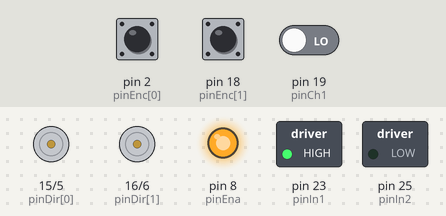
A sketch run on a simulated Arduino Mega 2560, built with avr-gcc and run on an emulated ATmega2560. Parts: direction and speed pins drawn as motors (green arrow = direction pin HIGH = forward, orange = LOW = backward, longer = more drive), switched loads named in the sketch (green lamp = pin HIGH), output pins drawn as LEDs (lit = HIGH). The inputs (shaded band) are chosen by the test bench; at power-on: pin 2 (pinEnc[0]) HIGH, pin 18 (pinEnc[1]) HIGH, pin 19 (pinCh1) LOW. What the sketch prints to the serial monitor is not drawn.

Above: at 1.2 s.
1.3 s: pin 2 (pinEnc[0]) pulsed LOW 5 times (0.12 s each, 0.3 s apart)
At 3.1 s:
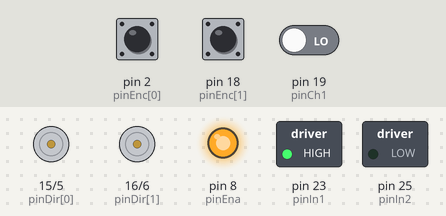
4.3 s: pin 18 (pinEnc[1]) pulsed LOW 2 times (0.12 s each, 0.3 s apart)
At 46.6 s:
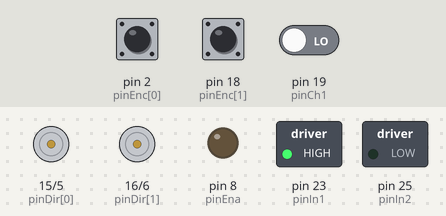
Timing chart, 0 to 47.7 s (numbered marks = the images above; inputs shaded):
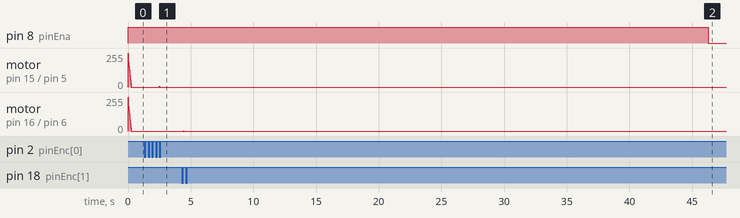

The sketch:

drivetest.ino
```cpp
#include "utils.h"

//int N;
unsigned long prevtime = 0, tot = 0;
int pinCh1 = 19, pinCh2 = 50;
int pinEna = 8;
int pinIn1 = 23, pinIn2 = 25;
int setpoint = 70;
int dead[2] = { -35, 35};

int pinPWM[2] = {5, 6};
int pinEnc[2] = {2, 18};
int pinDir[2] = {15, 16};

motorPololu *mot1;
motorDigikey *mot[2];

void setup() {
  // put your setup code here, to run once:
  Serial.begin(115200);
  motorGen::begin();
  mot1 = new motorPololu(pinCh1, pinCh2, pinEna, pinIn1, pinIn2);
  mot[0] = new motorDigikey(pinEnc[0], pinPWM[0], pinDir[0]);
  mot[1] = new motorDigikey(pinEnc[1], pinPWM[1], pinDir[1]);
  mot1->init();
  mot[0]->init();
  mot[1]->init();
  // Serial.print(mot[0]->pid->u);
  //   Serial.print(" ");
  //   Serial.print(mot[1]->pid->u);
}

void loop() {

  if (millis() - prevtime > 10) {
    mot1->drive(setpoint);
    mot[0]->drive(setpoint);
    // Serial.print(mot[0]->pid->u);
    // Serial.print(" ");
    // Serial.print(mot[1]->pid->u);
    mot[1]->drive(setpoint);

//    Serial.print(mot[0]->pid->u);
//    Serial.print(" ");
//    Serial.print(mot[1]->pid->u);
     Serial.print(mot[0]->speed_motor);
     Serial.print(" ");
     Serial.print(mot[1]->speed_motor);
     Serial.print(" ");
    Serial.println(mot1->speed_motor);
    Serial.print("\n");
    prevtime = millis();
  }
}
```

utils.h
```cpp
#ifndef UTILS_H
#define UTILS_H

// average filter >>>>>>>>>>>>>>>>>>>>>>>>>>>>

template <typename dataStream>
class seqFilter{

  private:
	dataStream *data, tot;
	int idx, N, Nbit;

 public:
	seqFilter(int N, dataStream const &init);
	void refresh(dataStream const &init);
  dataStream getVal();
};

template<typename dataStream>
seqFilter<dataStream>::seqFilter(int _N, dataStream const &init):Nbit(_N){
  N = 1<<_N;
  data = new dataStream[N];
  memset(data, 0, sizeof(dataStream) * N);
  idx = tot = data[0] = 0;
}

template<typename dataStream>
void seqFilter<dataStream>::refresh(dataStream const &init){
  tot += init;
  tot -= data[idx];
  data[idx ++] = init;
  if(idx == N) idx = 0;
}

template<typename dataStream>
dataStream seqFilter<dataStream>::getVal(){
  return tot >> Nbit;
}


// PID control >>>>>>>>>>>>>>>>>>>>>>>>>>>>
class PID{
public:
	//they are floats
	float Kp, Ki, Kd, tmp;
	float ek, ek1, ek2, u;
	//they are integers
	int deadBand[2], range[2], flags;

// public:
	PID(float const &Kp, float const &Ki, float const &Kd, int const &flags = 1, int *deadBand = nullptr, int *range = nullptr){

    this->Kp = Kp;
    this->Ki = Ki;
    this->Kd = Kd;
    // this->dt = dt;
    this->tmp = this->Ki;
    // Serial.print("the range is ");
    // Serial.print(range[0]);
    // Serial.print(" ");
    //Serial.println(range[1]);
    if(deadBand != nullptr){

      this->deadBand[0] = deadBand[0];
      this->deadBand[1] = deadBand[1];
    }
    if(range != nullptr){

      this->range[0] = range[0];
      this->range[1] = range[1];
    }

    this->flags = flags;
    ek1 = ek2 = u = ek = 0;
  }

	void update(float const &setpoint, float const &input, float const &dt, int &res){
    ek2 = ek1;
    ek1 = ek;
    ek = setpoint - input;

    // Serial.print("the error");
    // Serial.print(ek);
    // Serial.print(", ");

    u += Kp * (ek - ek1) + Ki * ek * dt + Kd / dt * (ek - 2 * ek1 + ek2);
//    if(u > 1000) u = 1000;
//    if(u < -1000) u = -1000;
    //dead band zone
    res = u;
    // Serial.print("original is ");
    // Serial.print(ek);
    // Serial.print(",  ");
    // Serial.println(res);
    // Serial.print(", ");

    if(flags & 4){
      if(res > 0) res += deadBand[1];
      else res -= deadBand[0];
    }
    // saturation
    if(flags & 1){
      if(res > range[1]) res = range[1];
      if(res < range[0]) res = range[0];
      //anti-windup
      if(flags & 2){
        if(res == range[1]){
          this->Ki = 0;
        }else{
          this->Ki = this->tmp;
        }
      }
    }

//    Serial.print(u);
  }

	void change(float const &_Kp, float const &_Ki, float const &_Kd){
		Kp = _Kp;
		Ki = _Ki;
		Kd = _Kd;
	}

  void refresh(){
    u = ek = ek1 = ek2 = 0;
  }
};

// define general motors

class motorGen{
public:
  //static members for glue interrupt service routines, at most three instances for now
  static int motorCount;
  static void isr0();
  static void isr1();
  static void isr2();
  static motorGen * instance[3];
  static void (*isr[3])();
  static void begin();
  virtual void increment(); //called using father class, needs to be virtual
  motorGen(){};
};

motorGen (* motorGen::instance[3]);
void motorGen::isr0(){instance[0]->increment();}
void motorGen::isr1(){instance[1]->increment();}
void motorGen::isr2(){instance[2]->increment();}
int motorGen::motorCount = 0;
void (* motorGen::isr[3])();
void motorGen::begin(){
  isr[0] = isr0;
  isr[1] = isr1;
  isr[2] = isr2;
}

// define motor from digikey >>>>>>>>>>>>>>>>>>>>>>>>>>>>
#define speedRatio 84126.98
#define filtBitNum 2
#define filtNum 3

class motorDigikey : public motorGen{
public:
  int range[2] = {0, 255};
  int pinEnc, pinPWM, pinDir, whichMotor, output;
  float speed_motor, interv;
  unsigned long prevMillis, nowMillis;
  bool flag = 0, dir = 1, setdir;
  PID *pid;
  //Kp = 0.6, Ki = 12, Kd = 0.0002 is found to be perfect for this motor

  //unsigned long doesn't work, don't know why
  long tt, tmp, timeStamp[4], now, prevtime;
  int idx;
  bool lockinter;
  // seqFilter<long> *filt;

  motorDigikey(int const &_pinEnc, int const &_pinPWM, int const &_pinDir) : pinEnc(_pinEnc), pinPWM(_pinPWM), pinDir(_pinDir){
    pinMode(pinEnc, INPUT);
    pinMode(pinPWM, OUTPUT);
    pinMode(pinDir, OUTPUT);
    digitalWrite(pinPWM, 255);
    digitalWrite(pinDir,1);
    //add to the stack of motor pointers for use of glue isr;
    whichMotor = motorCount;
    instance[motorCount++] = this;
    // Serial.print("The number of motor is ");
    // Serial.println(whichMotor);
    pid = nullptr;
    speed_motor = prevMillis = nowMillis = 0;
  }

  void init(float Kp = 0.6, float Ki = 12, float Kd = 0.002, int flags = 3, int *deadBand = nullptr){
    // filt = new seqFilter<long>(2, 0);
    idx = 0;
    lockinter = 0;
    memset(timeStamp, 0, 4 * sizeof(long));
    //Serial.println("Initialize motor PID controll");
    pid = new PID(Kp, Ki, Kd, flags, deadBand, range);
    attachInterrupt(digitalPinToInterrupt(pinEnc), isr[whichMotor], CHANGE);
//    Serial.println(pid->u);
    prevtime = micros();
  }

  void drive(float const &setpoint){
    //flags
    // static bool flag = 0, dir = 1, setdir, stop;
    // Serial.println(dir);
    updateSpeed();
    setdir = (setpoint > 0);
    // Serial.print(pid->u);
    // Serial.print(" ");
    // Serial.print(pid->ek);

//    stop = (speed_motor < 10);
//    nowMillis = millis();
//    interv = (nowMillis - prevMillis) / 1000.0;
//     Serial.print(pid->u);
//     Serial.print(" ");
    if(setdir == dir){
      //setpoint direction and current direction is the same
      flag = false;
      pid->update(abs(setpoint), speed_motor, interv, output);
      analogWrite(pinPWM, 255 - output);
    }

    if(setdir != dir){
      //not the same, need to brake first
//      Serial.println(stop);
      digitalWrite(pinDir, setdir);
      dir = setdir;
      pid->update(abs(setpoint), speed_motor, interv, output);
      analogWrite(pinPWM, 255 - output);
    }
//    prevMillis = nowMillis;

   // Serial.print(interv * 1000);
   // Serial.print(" ");
//    Serial.print(pid->u);
//    Serial.print(" ");
//    Serial.print(pid->ek);
//    Serial.print(" ");
//    Serial.print(output);
//    Serial.print(" ");
  }

  void increment(){
	  if(lockinter) return;
	  timeStamp[idx ++] = micros();
	  idx = (idx & filtNum);
  }

  void updateSpeed(){
	  //have to lock the interrupt first
  	lockinter = 1;

    now = micros();
    interv = (now - prevtime) / 1e6;
  	tt = (long)now - timeStamp[(idx + filtNum) & filtNum]; //current pulse width
  	tmp = (timeStamp[(idx + filtNum) & filtNum] - timeStamp[idx]) >> filtBitNum; //measured pulse width

  	lockinter = 0;
      if(tt > 10000){
  		speed_motor = speedRatio / tt;
       }else{
  		speed_motor = (tmp == 0? 0 : speedRatio / tmp);
       }

    prevtime = now;

//    Serial.print(interv * 1000);
//    Serial.print(" ");
  }

  void refresh(){
    //used when there is long time no moving
    pid->refresh();
    prevMillis = millis();
  }
};


#undef speedRatio
//#undef filtNum
//#undef filtBitNum

// define motor from pololu >>>>>>>>>>>>>>>>>>>>>>>>>>>>
#define speedRatio 43981.175616836
class motorPololu : public motorGen{
public:
  int range[2] = {0, 255};
  int dBand[2] = {-35, 35};
  bool flag = 0, dir = 1, setdir;
  int pinCh1, pinCh2, pinEna, pinIn1, pinIn2, whichMotor, output, N;
  float speed_motor, interv;
  long prevMillis, nowMillis;
  long prevtime, now;
  PID *pid;
  //5, 10, 0.01

  long tt, tmp, timeStamp[1 << filtBitNum];
  int idx;
  bool lockinter;


 motorPololu(int const &_pinCh1, int const &_pinCh2, int const &_pinEna, int const &_pinIn1, int const &_pinIn2):
  pinCh1(_pinCh1), pinCh2(_pinCh2), pinEna(_pinEna), pinIn1(_pinIn1), pinIn2(_pinIn2)
  {
    //add to the stack of motor pointers for use of glue isr;
	pinMode(pinEna, OUTPUT);
	pinMode(pinIn1, OUTPUT);
	pinMode(pinIn2, OUTPUT);
	pinMode(pinCh1, INPUT);
//	pinMode(pinCh2, INPUT);
	digitalWrite(pinIn1, 1);
	digitalWrite(pinIn2, 0);
	analogWrite(pinEna, 0);

    whichMotor = motorCount;
    instance[motorCount++] = this;
    // Serial.print("The number of motor is ");
    // Serial.println(whichMotor);
    // pid = nullptr;
    speed_motor = prevMillis = nowMillis = prevtime = now = 0;
  }

  void init(float Kp = 5 , float Ki = 10, float Kd = 0, int flags = 5, int *deadBand = nullptr){
//  	N = 0;
    idx = 0;
    lockinter = 0;
    memset(timeStamp, 0, 4 * sizeof(long));
    // Serial.println("Initialize motor PID controll");
    pid = new PID(Kp, Ki, Kd, flags, dBand, range);
//    digitalWrite(pinIn1, 1); //current direction is 1
//    digitalWrite(pinIn2, 0);

  	attachInterrupt(digitalPinToInterrupt(pinCh1), isr[whichMotor], CHANGE);
    prevtime = micros();
//    attachInterrupt(digitalPinToInterrupt(pinCh2), isr[whichMotor], CHANGE);
  }

  void drive(float const &setpoint){
    //flags
    // static
    updateSpeed();
//    Serial.print(setpoint);
//    Serial.print(" ");
//    Serial.println(speed_motor);
//    Serial.print(" ");
    setdir = (setpoint > 0);
//    nowMillis = millis();
//    interv = (nowMillis - prevMillis) / 1000.0;

    if(setdir == dir){
      //setpoint direction and current direction is the same
      pid->update(abs(setpoint), speed_motor, interv, output);
      analogWrite(pinEna, output);
    }

    if(setdir != dir){
      dir = setdir;
      digitalWrite(pinIn1, dir);
      digitalWrite(pinIn2, !dir);
      pid->update(abs(setpoint), speed_motor, interv, output);
      analogWrite(pinEna, output);
//      }
    }

//    prevMillis = nowMillis;
//    Serial.print(interv * 1000);
//    Serial.print(" ");
//  Serial.print(output);
//  Serial.print(" ");
  }
void increment(){
    if(lockinter) return;
    timeStamp[idx ++] = micros();
    idx = (idx & filtNum);
  }

  void updateSpeed(){
    //have to lock the interrupt first
    lockinter = 1;

    now = micros();
    interv = (now - prevtime) / 1000000.0;
    tt = now - timeStamp[(idx + filtNum) & filtNum]; //current pulse width
    tmp = (timeStamp[(idx + filtNum) & filtNum] - timeStamp[idx]) >> filtBitNum; //measured pulse width

    lockinter = 0;
      if(tt > 10000){
      speed_motor = speedRatio / tt;
       }else{
      speed_motor = (tmp == 0? 0 : speedRatio / tmp);
       }

    prevtime = now;
//    Serial.println(interv * 1000);

  }

  void refresh(){
    //used when there is long time no moving
    pid->refresh();
    prevMillis = millis();
//    prevtime = micros();
  }
};

#undef speedRatio
#define speedRatio

class HBridgeMotor {
  int EN;
  int IN1;
  int IN2;

  public:

  void begin_mot(int en, int in1, int in2) {
    EN = en;
    IN1 = in1;
    IN2 = in2;
    pinMode(EN, OUTPUT);
    pinMode(IN1, OUTPUT);
    pinMode(IN2, OUTPUT);
  }

  void drive(int pwr) {
    if (pwr > 0) {
      digitalWrite(IN1, HIGH);
      digitalWrite(IN2, LOW);
    }
    else if (pwr < 0) {
      digitalWrite(IN1, LOW);
      digitalWrite(IN2, HIGH);
    }
    else {
      digitalWrite(IN1, LOW);
      digitalWrite(IN2, LOW);
    }
    analogWrite(EN, pwr);
  }
};

#endif
```

Measured:
- after the input at 1.3 s, motor on pin 15 (pinDir[0]) / pin 5 (pinPWM[0]): stopped → forward 5/255 after 1.2 s, → stopped 0.01 s later
- after the input at 4.3 s, motor on pin 16 (pinDir[1]) / pin 6 (pinPWM[1]): stopped → forward 1/255 after 0.13 s, → stopped 0.01 s later
